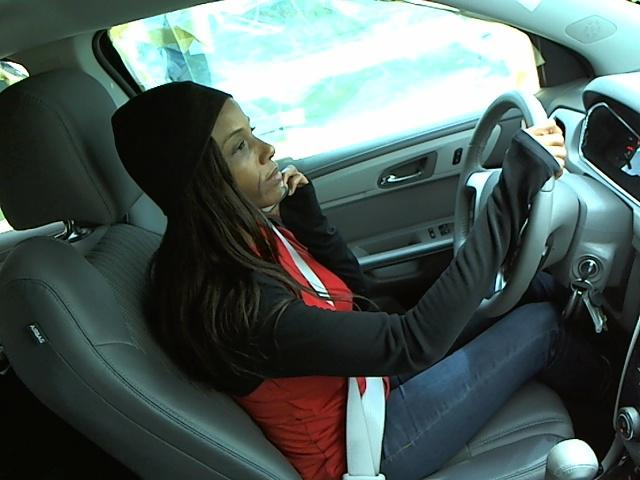
#> input picture img_99.jpg, 640 x 480 px, found by its file name
$ jupyter execute --allow-errors 'Distracted_driver_ EDA.ipynb'   (shell and % lines are left out)   (older library calls are emulated)
#> lines starting #> are read from the running program, lines starting #| are printed output that depends on the picture
[cell 1]
import numpy as np
import cv2
import os
import glob
import matplotlib as plt

file0 = glob.glob('/Users/josephseverino/Downloads/imgs/train/c0/*.jpg')
file1 = glob.glob('/Users/josephseverino/Downloads/imgs/train/c1/*.jpg')
file2 = glob.glob('/Users/josephseverino/Downloads/imgs/train/c2/*.jpg')
file3 = glob.glob('/Users/josephseverino/Downloads/imgs/train/c3/*.jpg')
file4 = glob.glob('/Users/josephseverino/Downloads/imgs/train/c4/*.jpg')
file5 = glob.glob('/Users/josephseverino/Downloads/imgs/train/c5/*.jpg')
file6 = glob.glob('/Users/josephseverino/Downloads/imgs/train/c6/*.jpg')
file7 = glob.glob('/Users/josephseverino/Downloads/imgs/train/c7/*.jpg')
file8 = glob.glob('/Users/josephseverino/Downloads/imgs/train/c8/*.jpg')
file9 = glob.glob
folders = [file0, file1, file2, file3, file4, file5, file6, file7, file8]
data = []
for f in folders:
    files = f

    for f1 in files:
        img = cv2.imread(f1,0)
        edges = cv2.Canny(img, 50,100)
        rs = cv2.resize(edges, (int(edges.shape[1]/4), int(edges.shape[0]/4)), interpolation = cv2.INTER_AREA)

        data.append(rs)

X = np.asarray(data)
#> (the rest of this cell did not finish here and is left out)

[cell 2]
a0 = np.empty(len(file0))
a0.fill(0)
a1 = np.empty(len(file1))
a1.fill(1)
a2 = np.empty(len(file2))
a2.fill(2)
a3 = np.empty(len(file3))
a3.fill(3)
a4 = np.empty(len(file4))
a4.fill(4)
a5 = np.empty(len(file5))
a5.fill(5)
a6 = np.empty(len(file6))
a6.fill(6)
a7 = np.empty(len(file7))
a7.fill(7)
a8 = np.empty(len(file8))
a8.fill(8)

y = np.concatenate([a0, a1, a2, a3, a4, a5, a6, a7, a8])
#> (the rest of this cell did not finish here and is left out)

[cell 3]
print(y)

#> (a cell that did not finish here is left out)

[cell 5]
from sklearn.model_selection import train_test_split
#> (the rest of this cell did not finish here and is left out)

#> (a cell that did not finish here is left out)

[cell 7]
import matplotlib.pyplot as plt

#> (the rest of this cell did not finish here and is left out)

#> (a cell that did not finish here is left out)

[cell 9]
import matplotlib.pyplot as plt
img = cv2.imread('/Users/josephseverino/Downloads/imgs/train/c4/img_99.jpg')
#> img is the input picture: shape (480, 640, 3); mean B, G, R 90.3, 93.3, 78.9


plt.imshow(img)

[cell 10]
img

[cell 11]
edges = cv2.Canny(img, 50,100)
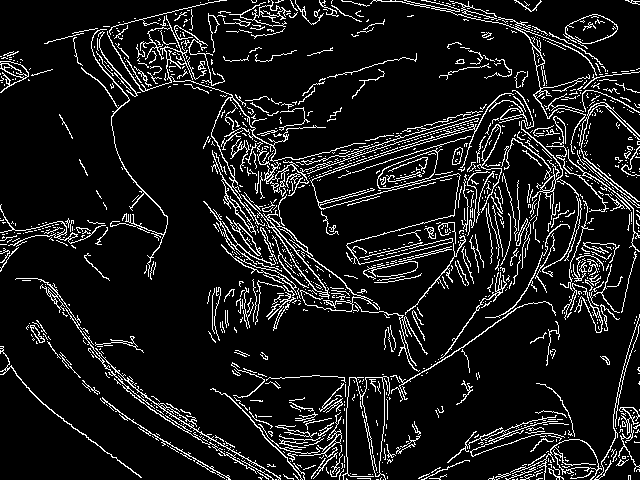
#> edges: shape (480, 640); 10.2% white in thin lines or dots
plt.subplot(111),plt.imshow(edges,cmap = 'gray')

[cell 12]
rs = cv2.resize(edges, (int(edges.shape[1]/4), int(edges.shape[0]/4)),interpolation = cv2.INTER_AREA)
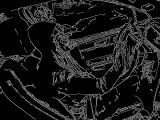
#> rs: shape (120, 160); min 0, max 175, mean 26
plt.imshow(rs)

[cell 13]
cv2.imwrite( "/Users/josephseverino/Downloads/New_Image.jpg", rs );
edges

[cell 14]
laplacian = cv2.Laplacian(rs,cv2.CV_64F)
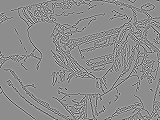
#> laplacian: shape (120, 160) float64; min -556, max 446, mean -0.1; drawn with min black and max white
plt.subplot(111),plt.imshow(laplacian,cmap = 'gray')

[cell 15]
laplacian.shape
#> Out = (120, 160)

[cell 16]
edges.max()
#> Out = 255

[cell 17]
from skimage.morphology import skeletonize, thin
bandw = edges/255
#> bandw: shape (480, 640) float64; values 0 (black) and 1 (white), 10.2% white in thin lines or dots
skeleton = skeletonize(bandw)
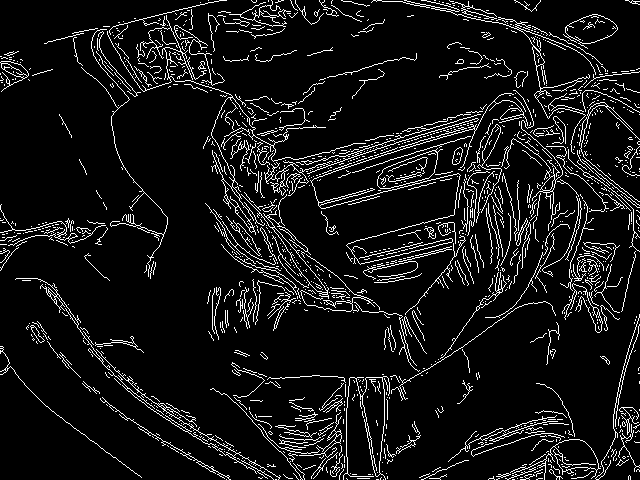
#> skeleton: shape (480, 640) bool; 8.3% white in thin lines or dots
thinned = thin(skeleton)
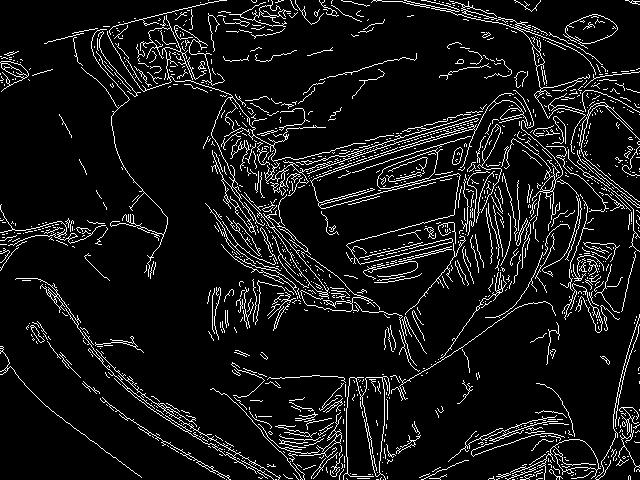
#> thinned: shape (480, 640) bool; 8.2% white in thin lines or dots

plt.subplot(111),plt.imshow(thinned,cmap=plt.cm.gray, interpolation='nearest')
